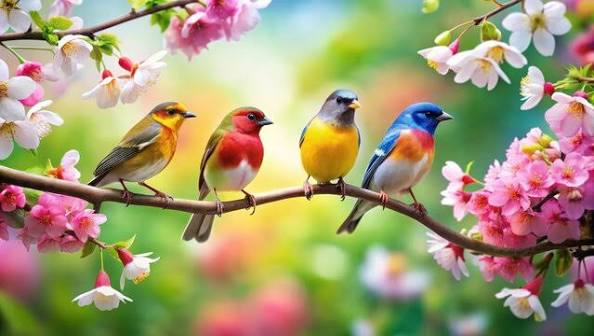
#> input picture images/image2.jpg, 594 x 336 px
$ python lesson2_image_flipping.py
#> lines starting #> are read from the running program, lines starting #| are printed output that depends on the picture
import cv2
import numpy as np

img = cv2.imread("images/image2.jpg")
#> img is the input picture: shape (336, 594, 3); mean B, G, R 115.4, 154.7, 163.2
cv2.imshow("image2",img)
cv2.waitKey(0)

flip_img = cv2.flip(img,0)
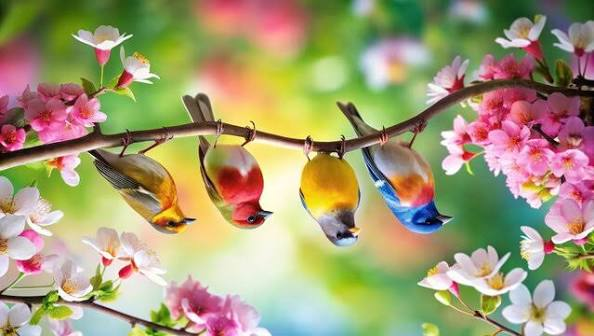
#> flip_img: shape (336, 594, 3); mean B, G, R 115.4, 154.7, 163.2

cv2.imshow("image flipping ",flip_img)
cv2.waitKey(0)

flip_img = cv2.flip(img,1)
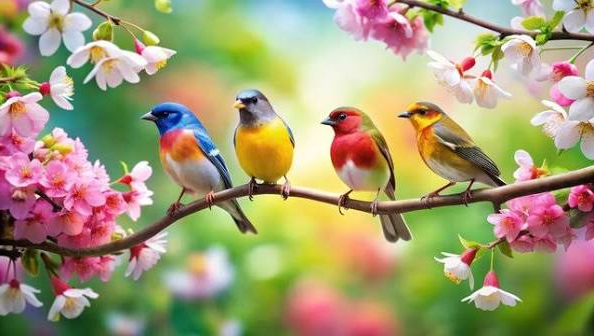
#> flip_img: shape (336, 594, 3); mean B, G, R 115.4, 154.7, 163.2

cv2.imshow("image flipping ",flip_img)
cv2.waitKey(0)

flip_img = cv2.flip(img,-1)
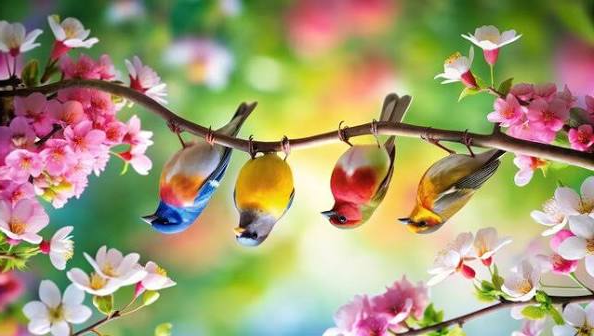
#> flip_img: shape (336, 594, 3); mean B, G, R 115.4, 154.7, 163.2

cv2.imshow("image flipping ",flip_img)
cv2.waitKey(0)
cv2.destroyAllWindows()

$ run again, with images/image1.jpg copied over images/image2.jpg
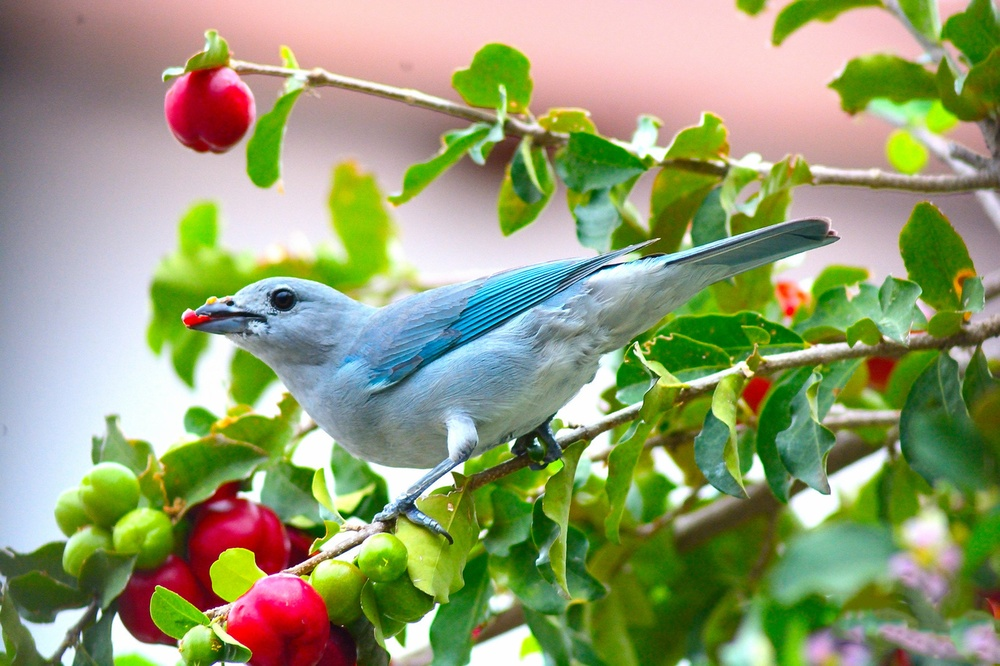
#> input picture images/image1.jpg, 1000 x 666 px, shrunk from 6000 x 3998 before the run
#> img is the input picture: shape (666, 1000, 3); mean B, G, R 113.8, 155.8, 145.9
#> `flip_img = cv2.flip(img,1)`:
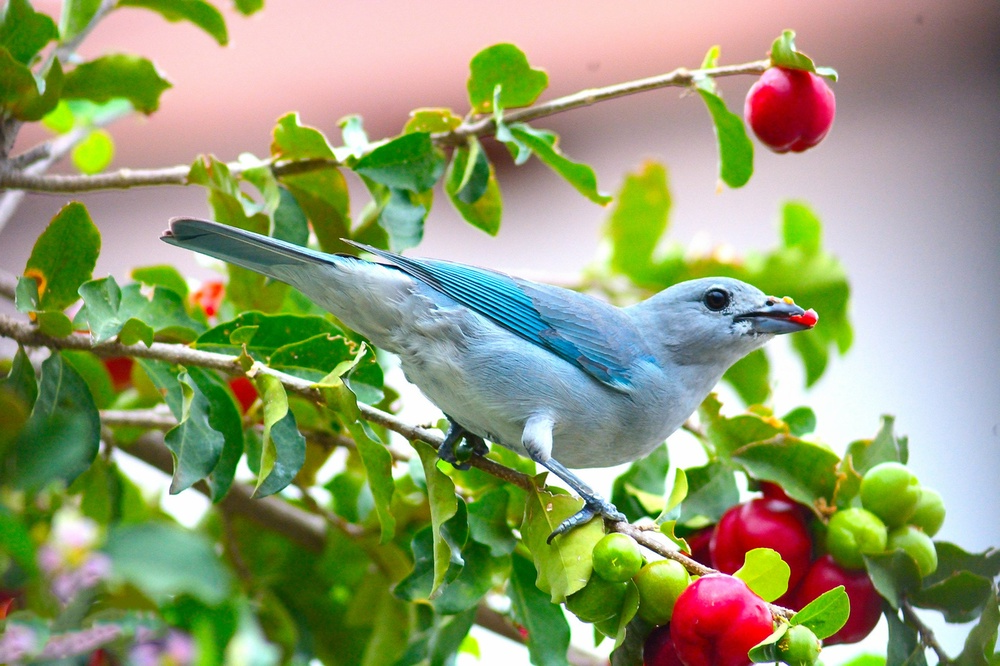
#> flip_img: shape (666, 1000, 3); mean B, G, R 113.8, 155.8, 145.9
#> `flip_img = cv2.flip(img,-1)`:
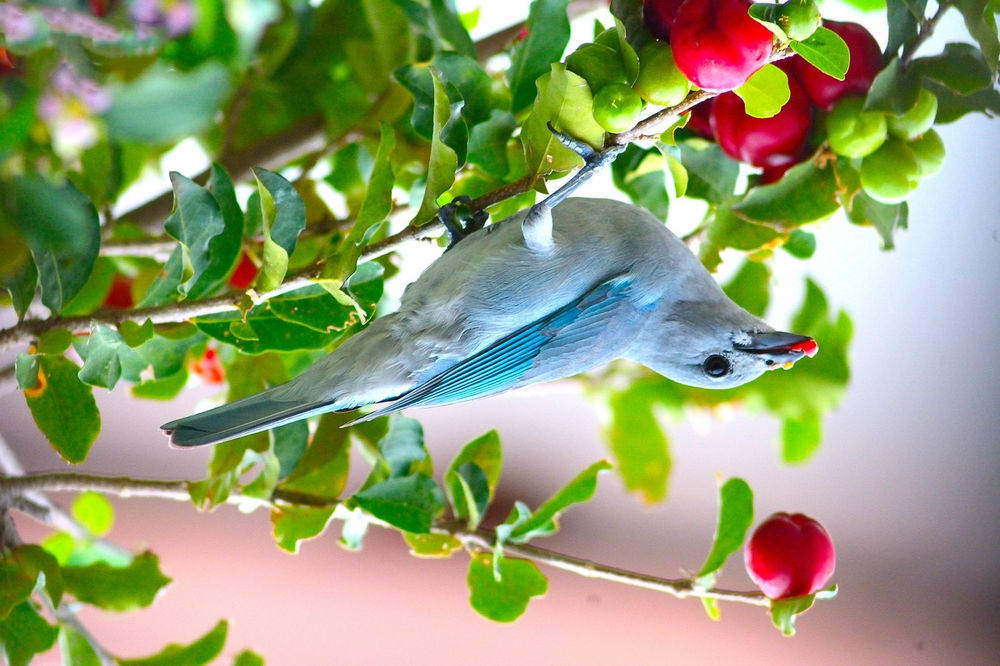
#> flip_img: shape (666, 1000, 3); mean B, G, R 113.8, 155.8, 145.9
